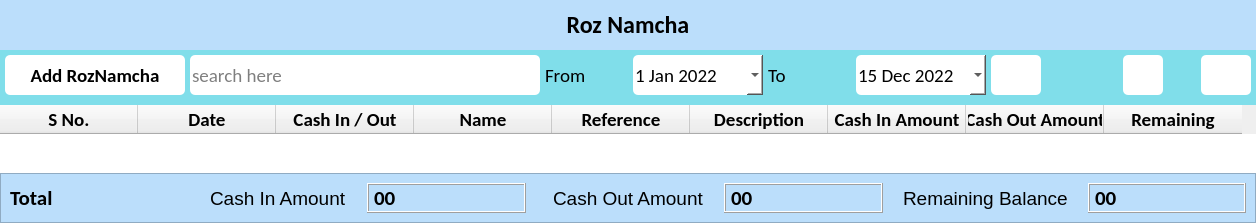
      <widget class="QWidget" name="roznamcha_page">
       <property name="styleSheet">
        <string notr="true">
#lbl_roznamcha, #totals_frame_RN {
	background-color: #bbdefb;
}

#roznamcha_upper_widget {
	background-color: #80deea;
}

#lbl_from_RN {
	background-color: #80deea;
}
#lbl_to_RN {
	background-color: #80deea;
}

#btn_add_roznamcha {
	background-color: #fff;
	border-radius: 5px;
}

#select_search_option_RN {
	background-color: #fff;
	border-radius: 5px;
}

#txt_search_RN {
	background-color: #fff;
	border-radius: 5px;
}

#txt_date_from_RN {
	background-color: #fff;
	border-radius: 5px;
}

#txt_date_to_RN {
	background-color: #fff;
	border-radius: 5px;
}

#btn_search_RN {
	background-color: #fff;
	border-radius: 5px;
}

#btn_refresh_RN {
	background-color: #fff;
	border-radius: 5px;
}

#btn_print_RN {
	background-color: #fff;
	border-radius: 5px;
}</string>
       </property>
       <layout class="QVBoxLayout" name="verticalLayout_12">
        <property name="spacing">
         <number>0</number>
        </property>
        <property name="leftMargin">
         <number>0</number>
        </property>
        <property name="topMargin">
         <number>0</number>
        </property>
        <property name="rightMargin">
         <number>0</number>
        </property>
        <property name="bottomMargin">
         <number>0</number>
        </property>
        <item>
         <widget class="QLabel" name="lbl_roznamcha">
          <property name="minimumSize">
           <size>
            <width>0</width>
            <height>50</height>
           </size>
          </property>
          <property name="maximumSize">
           <size>
            <width>16777215</width>
            <height>50</height>
           </size>
          </property>
          <property name="font">
           <font>
            <family>Calibri</family>
            <pointsize>18</pointsize>
            <weight>75</weight>
            <bold>true</bold>
           </font>
          </property>
          <property name="text">
           <string>Roz Namcha</string>
          </property>
          <property name="alignment">
           <set>Qt::AlignCenter</set>
          </property>
          <property name="margin">
           <number>10</number>
          </property>
         </widget>
        </item>
        <item>
         <widget class="QWidget" name="roznamcha_upper_widget" native="true">
          <layout class="QHBoxLayout" name="horizontalLayout_3">
           <property name="spacing">
            <number>5</number>
           </property>
           <property name="leftMargin">
            <number>5</number>
           </property>
           <property name="topMargin">
            <number>5</number>
           </property>
           <property name="rightMargin">
            <number>5</number>
           </property>
           <property name="bottomMargin">
            <number>10</number>
           </property>
           <item alignment="Qt::AlignLeft">
            <widget class="QPushButton" name="btn_add_roznamcha">
             <property name="minimumSize">
              <size>
               <width>180</width>
               <height>40</height>
              </size>
             </property>
             <property name="maximumSize">
              <size>
               <width>180</width>
               <height>40</height>
              </size>
             </property>
             <property name="font">
              <font>
               <family>Calibri</family>
               <pointsize>14</pointsize>
               <weight>75</weight>
               <bold>true</bold>
              </font>
             </property>
             <property name="cursor">
              <cursorShape>OpenHandCursor</cursorShape>
             </property>
             <property name="text">
              <string>Add RozNamcha</string>
             </property>
             <property name="icon">
              <iconset resource="../resources.qrc">
               <normaloff>:/icons/assets/icons/plus.png</normaloff>:/icons/assets/icons/plus.png</iconset>
             </property>
             <property name="iconSize">
              <size>
               <width>32</width>
               <height>32</height>
              </size>
             </property>
            </widget>
           </item>
           <item alignment="Qt::AlignLeft">
            <widget class="QLineEdit" name="txt_search_RN">
             <property name="minimumSize">
              <size>
               <width>350</width>
               <height>40</height>
              </size>
             </property>
             <property name="maximumSize">
              <size>
               <width>300</width>
               <height>40</height>
              </size>
             </property>
             <property name="font">
              <font>
               <family>Calibri</family>
               <pointsize>14</pointsize>
              </font>
             </property>
             <property name="placeholderText">
              <string>search here</string>
             </property>
            </widget>
           </item>
           <item alignment="Qt::AlignLeft">
            <widget class="QLabel" name="lbl_from_RN">
             <property name="maximumSize">
              <size>
               <width>16777215</width>
               <height>40</height>
              </size>
             </property>
             <property name="font">
              <font>
               <family>Calibri</family>
               <pointsize>14</pointsize>
              </font>
             </property>
             <property name="text">
              <string>From</string>
             </property>
            </widget>
           </item>
           <item alignment="Qt::AlignLeft">
            <widget class="QDateEdit" name="txt_date_from_RN">
             <property name="minimumSize">
              <size>
               <width>130</width>
               <height>40</height>
              </size>
             </property>
             <property name="maximumSize">
              <size>
               <width>130</width>
               <height>40</height>
              </size>
             </property>
             <property name="font">
              <font>
               <family>Calibri</family>
               <pointsize>14</pointsize>
               <weight>50</weight>
               <bold>false</bold>
              </font>
             </property>
             <property name="dateTime">
              <datetime>
               <hour>0</hour>
               <minute>0</minute>
               <second>0</second>
               <year>2022</year>
               <month>1</month>
               <day>1</day>
              </datetime>
             </property>
             <property name="currentSection">
              <enum>QDateTimeEdit::DaySection</enum>
             </property>
             <property name="calendarPopup">
              <bool>true</bool>
             </property>
            </widget>
           </item>
           <item alignment="Qt::AlignLeft">
            <widget class="QLabel" name="lbl_to_RN">
             <property name="maximumSize">
              <size>
               <width>16777215</width>
               <height>40</height>
              </size>
             </property>
             <property name="font">
              <font>
               <family>Calibri</family>
               <pointsize>14</pointsize>
              </font>
             </property>
             <property name="text">
              <string>To</string>
             </property>
            </widget>
           </item>
           <item alignment="Qt::AlignLeft">
            <widget class="QDateEdit" name="txt_date_to_RN">
             <property name="minimumSize">
              <size>
               <width>130</width>
               <height>40</height>
              </size>
             </property>
             <property name="maximumSize">
              <size>
               <width>130</width>
               <height>40</height>
              </size>
             </property>
             <property name="font">
              <font>
               <family>Calibri</family>
               <pointsize>14</pointsize>
              </font>
             </property>
             <property name="calendarPopup">
              <bool>true</bool>
             </property>
             <property name="date">
              <date>
               <year>2022</year>
               <month>12</month>
               <day>15</day>
              </date>
             </property>
            </widget>
           </item>
           <item alignment="Qt::AlignLeft">
            <widget class="QPushButton" name="btn_search_RN">
             <property name="minimumSize">
              <size>
               <width>50</width>
               <height>40</height>
              </size>
             </property>
             <property name="maximumSize">
              <size>
               <width>50</width>
               <height>40</height>
              </size>
             </property>
             <property name="cursor">
              <cursorShape>OpenHandCursor</cursorShape>
             </property>
             <property name="text">
              <string/>
             </property>
             <property name="icon">
              <iconset resource="../resources.qrc">
               <normaloff>:/icons/assets/icons/search.png</normaloff>:/icons/assets/icons/search.png</iconset>
             </property>
             <property name="iconSize">
              <size>
               <width>32</width>
               <height>32</height>
              </size>
             </property>
            </widget>
           </item>
           <item alignment="Qt::AlignRight">
            <widget class="QPushButton" name="btn_print_RN">
             <property name="minimumSize">
              <size>
               <width>40</width>
               <height>40</height>
              </size>
             </property>
             <property name="maximumSize">
              <size>
               <width>40</width>
               <height>40</height>
              </size>
             </property>
             <property name="text">
              <string/>
             </property>
             <property name="icon">
              <iconset resource="../resources.qrc">
               <normaloff>:/icons/assets/icons/print.png</normaloff>:/icons/assets/icons/print.png</iconset>
             </property>
             <property name="iconSize">
              <size>
               <width>32</width>
               <height>32</height>
              </size>
             </property>
            </widget>
           </item>
           <item alignment="Qt::AlignRight">
            <widget class="QPushButton" name="btn_refresh_RN">
             <property name="minimumSize">
              <size>
               <width>50</width>
               <height>40</height>
              </size>
             </property>
             <property name="maximumSize">
              <size>
               <width>50</width>
               <height>40</height>
              </size>
             </property>
             <property name="cursor">
              <cursorShape>OpenHandCursor</cursorShape>
             </property>
             <property name="text">
              <string/>
             </property>
             <property name="icon">
              <iconset resource="../resources.qrc">
               <normaloff>:/icons/assets/icons/refresh.png</normaloff>:/icons/assets/icons/refresh.png</iconset>
             </property>
             <property name="iconSize">
              <size>
               <width>32</width>
               <height>32</height>
              </size>
             </property>
            </widget>
           </item>
          </layout>
         </widget>
        </item>
        <item>
         <widget class="QTableWidget" name="roznamcha_table">
          <property name="minimumSize">
           <size>
            <width>0</width>
            <height>0</height>
           </size>
          </property>
          <property name="font">
           <font>
            <family>Calibri</family>
            <pointsize>14</pointsize>
           </font>
          </property>
          <property name="cursor" stdset="0">
           <cursorShape>OpenHandCursor</cursorShape>
          </property>
          <property name="layoutDirection">
           <enum>Qt::LeftToRight</enum>
          </property>
          <property name="autoFillBackground">
           <bool>false</bool>
          </property>
          <property name="frameShape">
           <enum>QFrame::NoFrame</enum>
          </property>
          <property name="midLineWidth">
           <number>0</number>
          </property>
          <property name="sizeAdjustPolicy">
           <enum>QAbstractScrollArea::AdjustToContents</enum>
          </property>
          <property name="editTriggers">
           <set>QAbstractItemView::NoEditTriggers</set>
          </property>
          <property name="alternatingRowColors">
           <bool>false</bool>
          </property>
          <property name="selectionMode">
           <enum>QAbstractItemView::SingleSelection</enum>
          </property>
          <property name="selectionBehavior">
           <enum>QAbstractItemView::SelectRows</enum>
          </property>
          <property name="textElideMode">
           <enum>Qt::ElideLeft</enum>
          </property>
          <property name="showGrid">
           <bool>true</bool>
          </property>
          <property name="sortingEnabled">
           <bool>false</bool>
          </property>
          <property name="cornerButtonEnabled">
           <bool>true</bool>
          </property>
          <property name="rowCount">
           <number>0</number>
          </property>
          <attribute name="horizontalHeaderVisible">
           <bool>true</bool>
          </attribute>
          <attribute name="horizontalHeaderCascadingSectionResizes">
           <bool>false</bool>
          </attribute>
          <attribute name="horizontalHeaderDefaultSectionSize">
           <number>138</number>
          </attribute>
          <attribute name="horizontalHeaderHighlightSections">
           <bool>false</bool>
          </attribute>
          <attribute name="horizontalHeaderMinimumSectionSize">
           <number>30</number>
          </attribute>
          <attribute name="horizontalHeaderShowSortIndicator" stdset="0">
           <bool>false</bool>
          </attribute>
          <attribute name="horizontalHeaderStretchLastSection">
           <bool>false</bool>
          </attribute>
          <attribute name="verticalHeaderVisible">
           <bool>false</bool>
          </attribute>
          <attribute name="verticalHeaderCascadingSectionResizes">
           <bool>true</bool>
          </attribute>
          <attribute name="verticalHeaderDefaultSectionSize">
           <number>30</number>
          </attribute>
          <attribute name="verticalHeaderMinimumSectionSize">
           <number>30</number>
          </attribute>
          <attribute name="verticalHeaderShowSortIndicator" stdset="0">
           <bool>false</bool>
          </attribute>
          <attribute name="verticalHeaderStretchLastSection">
           <bool>false</bool>
          </attribute>
          <column>
           <property name="text">
            <string>S No.</string>
           </property>
           <property name="font">
            <font>
             <family>Calibri</family>
             <pointsize>14</pointsize>
             <weight>75</weight>
             <bold>true</bold>
            </font>
           </property>
          </column>
          <column>
           <property name="text">
            <string>Date</string>
           </property>
           <property name="font">
            <font>
             <family>Calibri</family>
             <pointsize>14</pointsize>
             <weight>75</weight>
             <bold>true</bold>
            </font>
           </property>
          </column>
          <column>
           <property name="text">
            <string>Cash In / Out</string>
           </property>
           <property name="font">
            <font>
             <family>Calibri</family>
             <pointsize>14</pointsize>
             <weight>75</weight>
             <bold>true</bold>
            </font>
           </property>
          </column>
          <column>
           <property name="text">
            <string>Name</string>
           </property>
           <property name="font">
            <font>
             <family>Calibri</family>
             <pointsize>14</pointsize>
             <weight>75</weight>
             <bold>true</bold>
            </font>
           </property>
          </column>
          <column>
           <property name="text">
            <string>Reference</string>
           </property>
           <property name="font">
            <font>
             <family>Calibri</family>
             <pointsize>14</pointsize>
             <weight>75</weight>
             <bold>true</bold>
            </font>
           </property>
          </column>
          <column>
           <property name="text">
            <string>Description</string>
           </property>
           <property name="font">
            <font>
             <family>Calibri</family>
             <pointsize>14</pointsize>
             <weight>75</weight>
             <bold>true</bold>
            </font>
           </property>
          </column>
          <column>
           <property name="text">
            <string>Cash In Amount</string>
           </property>
           <property name="font">
            <font>
             <family>Calibri</family>
             <pointsize>14</pointsize>
             <weight>75</weight>
             <bold>true</bold>
            </font>
           </property>
          </column>
          <column>
           <property name="text">
            <string>Cash Out Amount</string>
           </property>
           <property name="font">
            <font>
             <family>Calibri</family>
             <pointsize>14</pointsize>
             <weight>75</weight>
             <bold>true</bold>
            </font>
           </property>
           <property name="foreground">
            <brush brushstyle="SolidPattern">
             <color alpha="255">
              <red>0</red>
              <green>0</green>
              <blue>0</blue>
             </color>
            </brush>
           </property>
          </column>
          <column>
           <property name="text">
            <string>Remaining</string>
           </property>
           <property name="font">
            <font>
             <family>Calibri</family>
             <pointsize>14</pointsize>
             <weight>75</weight>
             <bold>true</bold>
            </font>
           </property>
          </column>
         </widget>
        </item>
        <item>
         <widget class="QWidget" name="bottom_widget_RN" native="true">
          <layout class="QVBoxLayout" name="verticalLayout_3">
           <property name="spacing">
            <number>1</number>
           </property>
           <property name="leftMargin">
            <number>0</number>
           </property>
           <property name="topMargin">
            <number>0</number>
           </property>
           <property name="rightMargin">
            <number>0</number>
           </property>
           <property name="bottomMargin">
            <number>0</number>
           </property>
           <item>
            <widget class="QFrame" name="totals_frame_RN">
             <property name="frameShape">
              <enum>QFrame::StyledPanel</enum>
             </property>
             <property name="frameShadow">
              <enum>QFrame::Raised</enum>
             </property>
             <layout class="QHBoxLayout" name="horizontalLayout_9">
              <property name="spacing">
               <number>20</number>
              </property>
              <item>
               <widget class="QLabel" name="label">
                <property name="font">
                 <font>
                  <family>Calibri</family>
                  <pointsize>16</pointsize>
                  <weight>75</weight>
                  <bold>true</bold>
                 </font>
                </property>
                <property name="text">
                 <string>Total</string>
                </property>
               </widget>
              </item>
              <item alignment="Qt::AlignRight">
               <widget class="QLabel" name="label_6">
                <property name="font">
                 <font>
                  <pointsize>14</pointsize>
                 </font>
                </property>
                <property name="text">
                 <string>Cash In Amount</string>
                </property>
               </widget>
              </item>
              <item>
               <widget class="QLabel" name="lbl_total_cash_In">
                <property name="font">
                 <font>
                  <family>Calibri</family>
                  <pointsize>16</pointsize>
                  <weight>75</weight>
                  <bold>true</bold>
                 </font>
                </property>
                <property name="frameShape">
                 <enum>QFrame::Box</enum>
                </property>
                <property name="frameShadow">
                 <enum>QFrame::Raised</enum>
                </property>
                <property name="text">
                 <string>00</string>
                </property>
               </widget>
              </item>
              <item alignment="Qt::AlignRight">
               <widget class="QLabel" name="label_5">
                <property name="font">
                 <font>
                  <pointsize>14</pointsize>
                 </font>
                </property>
                <property name="text">
                 <string>Cash Out Amount</string>
                </property>
               </widget>
              </item>
              <item>
               <widget class="QLabel" name="lbl_total_cash_out">
                <property name="font">
                 <font>
                  <family>Calibri</family>
                  <pointsize>16</pointsize>
                  <weight>75</weight>
                  <bold>true</bold>
                 </font>
                </property>
                <property name="frameShape">
                 <enum>QFrame::Box</enum>
                </property>
                <property name="frameShadow">
                 <enum>QFrame::Raised</enum>
                </property>
                <property name="text">
                 <string>00</string>
                </property>
               </widget>
              </item>
              <item alignment="Qt::AlignRight">
               <widget class="QLabel" name="label_5">
                <property name="font">
                 <font>
                  <pointsize>14</pointsize>
                 </font>
                </property>
                <property name="text">
                 <string>Remaining Balance</string>
                </property>
               </widget>
              </item>
              <item>
               <widget class="QLabel" name="lbl_total_rem_balance">
                <property name="font">
                 <font>
                  <family>Calibri</family>
                  <pointsize>16</pointsize>
                  <weight>75</weight>
                  <bold>true</bold>
                 </font>
                </property>
                <property name="frameShape">
                 <enum>QFrame::Box</enum>
                </property>
                <property name="frameShadow">
                 <enum>QFrame::Raised</enum>
                </property>
                <property name="text">
                 <string>00</string>
                </property>
               </widget>
              </item>
             </layout>
            </widget>
           </item>
          </layout>
         </widget>
        </item>
       </layout>
      </widget>
